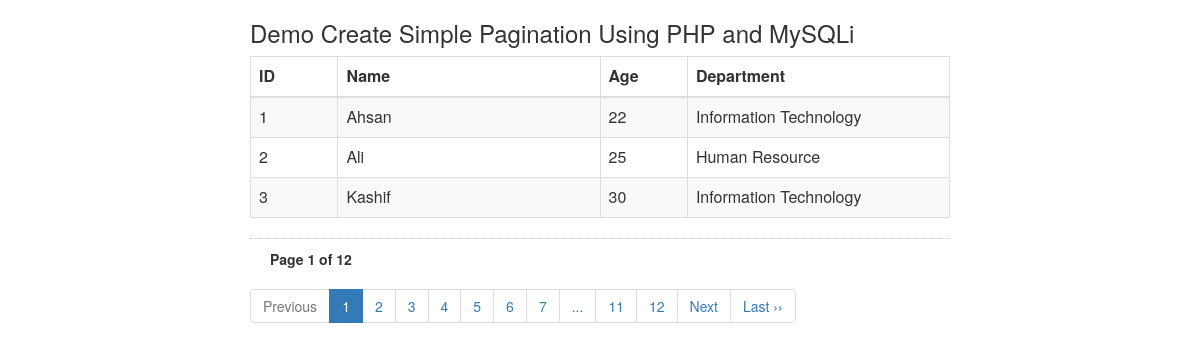
The page / on the database its author committed.
### tables this page shows
CREATE TABLE IF NOT EXISTS `pagination_table` (
  `id` int(10) NOT NULL AUTO_INCREMENT,
  `name` varchar(250) NOT NULL,
  `age` int(10) NOT NULL,
  `dept` varchar(250) NOT NULL,
  PRIMARY KEY (`id`)
);

### index.php (the view, shortened to what this page needs)
<html>
<head>
<link rel="stylesheet" href="css/bootstrap.min.css">
</head>
<body>
<div style="width:700px; margin:0 auto;">
<h3>Demo Create Simple Pagination Using PHP and MySQLi</h3>
<table class="table table-striped table-bordered">
<thead>
<tr>
<th style='width:50px;'>ID</th>
<th style='width:150px;'>Name</th>
<th style='width:50px;'>Age</th>
<th style='width:150px;'>Department</th>
</tr>
</thead>
<tbody>
<?php
include('db.php');
if (isset($_GET['page_no']) && $_GET['page_no']!="") {
	$page_no = $_GET['page_no'];
	} else {
		$page_no = 1;
        }
	$total_records_per_page = 3;
    $offset = ($page_no-1) * $total_records_per_page;
	$previous_page = $page_no - 1;
	$next_page = $page_no + 1;
	$result_count = mysqli_query($con,"SELECT COUNT(*) As total_records FROM `pagination_table`");
	$total_records = mysqli_fetch_array($result_count);
	$total_records = $total_records['total_records'];
    $total_no_of_pages = ceil($total_records / $total_records_per_page);
	$second_last = $total_no_of_pages - 1;
    $result = mysqli_query($con,"SELECT * FROM `pagination_table` LIMIT $offset, $total_records_per_page");
    while($row = mysqli_fetch_array($result)){
		echo "<tr>
			  <td>".$row['id']."</td>
			  <td>".$row['name']."</td>
	 		  <td>".$row['age']."</td>
		   	  <td>".$row['dept']."</td>
		   	  </tr>";
        }
    ?>
</tbody>
</table>
<div style='padding: 10px 20px 0px; border-top: dotted 1px #CCC;'>
<strong>Page <?php echo $page_no." of ".$total_no_of_pages; ?></strong>
</div>
<ul class="pagination">
	<li <?php if($page_no <= 1){ echo "class='disabled'"; } ?>>
	<a <?php if($page_no > 1){ echo "href='?page_no=$previous_page'"; } ?>>Previous</a>
	</li>
    <?php
	if ($total_no_of_pages <= 10){
		for ($counter = 1; $counter <= $total_no_of_pages; $counter++){
			if ($counter == $page_no) {
		   echo "<li class='active'><a>$counter</a></li>";
				}else{
           echo "<li><a href='?page_no=$counter'>$counter</a></li>";
				}
        }
	}
	elseif($total_no_of_pages > 10){
	if($page_no <= 4) {
	 for ($counter = 1; $counter < 8; $counter++){
			if ($counter == $page_no) {
		   echo "<li class='active'><a>$counter</a></li>";
				}else{
           echo "<li><a href='?page_no=$counter'>$counter</a></li>";
				}
        }
		echo "<li><a>...</a></li>";
		echo "<li><a href='?page_no=$second_last'>$second_last</a></li>";
		echo "<li><a href='?page_no=$total_no_of_pages'>$total_no_of_pages</a></li>";
            }
	}
?>
	<li <?php if($page_no >= $total_no_of_pages){ echo "class='disabled'"; } ?>>
	<a <?php if($page_no < $total_no_of_pages) { echo "href='?page_no=$next_page'"; } ?>>Next</a>
	</li>
    <?php if($page_no < $total_no_of_pages){
		echo "<li><a href='?page_no=$total_no_of_pages'>Last &rsaquo;&rsaquo;</a></li>";
		} ?>
</ul>
<br /><br />
</div>
</body>
</html>

### rows shown on the page
pagination_table: id "1", name "Ahsan", age "22", dept "Information Technology"
pagination_table: id "2", name "Ali", age "25", dept "Human Resource"
pagination_table: id "3", name "Kashif", age "30", dept "Information Technology"

### other values the page prints
$page_no "1"
$total_no_of_pages "12"
$second_last "11"
